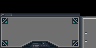

A 2D game scene composited from a Tiled map and its tileset images. What follows is a short description and the map's XML, with every tile layer's data as written:
An orthogonal 6x3 tile map with 16x16 px tiles, 1 tile layer (Tile Layer 1).

<map version="1.9" tiledversion="1.9.0" orientation="orthogonal" renderorder="right-down" width="6" height="3" tilewidth="16" tileheight="16" infinite="0" nextlayerid="2" nextobjectid="1">
 <tileset firstgid="1" source="NoahsPark.tsx" />
 <layer id="1" name="Tile Layer 1" width="6" height="3">
  <data encoding="csv">
490,491,491,491,491,0,
3221226094,1073742476,1073742476,1073742476,1073742446,584,
2147484270,653,654,2147484301,622,554
</data>
 </layer>
</map>
